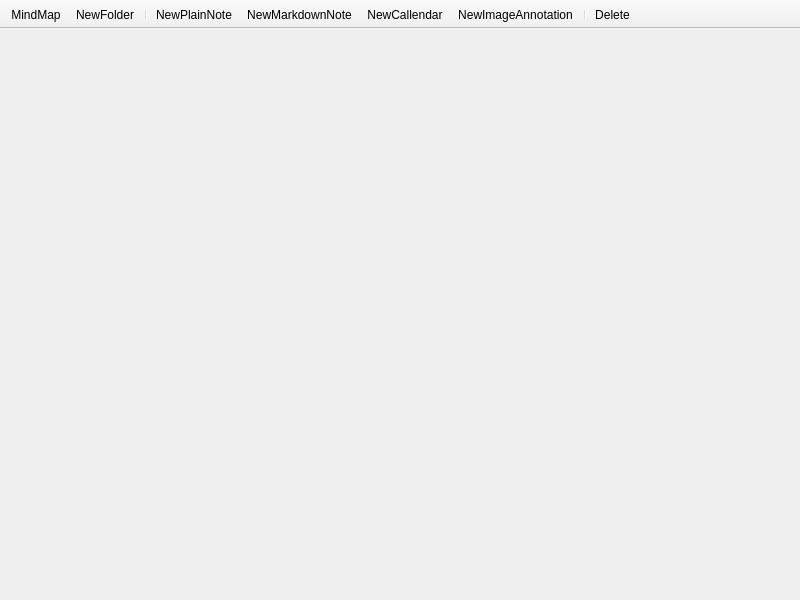
<?xml version="1.0" encoding="UTF-8"?>
<ui version="4.0">
 <class>filebrowser</class>
 <widget class="QMainWindow" name="filebrowser">
  <property name="geometry">
   <rect>
    <x>0</x>
    <y>0</y>
    <width>800</width>
    <height>600</height>
   </rect>
  </property>
  <property name="windowTitle">
   <string>MainWindow</string>
  </property>
  <widget class="QWidget" name="centralwidget">
   <layout class="QVBoxLayout" name="verticalLayout">
    <property name="spacing">
     <number>0</number>
    </property>
    <property name="leftMargin">
     <number>0</number>
    </property>
    <property name="topMargin">
     <number>0</number>
    </property>
    <property name="rightMargin">
     <number>0</number>
    </property>
    <property name="bottomMargin">
     <number>0</number>
    </property>
   </layout>
  </widget>
  <widget class="QToolBar" name="toolBar">
   <property name="windowTitle">
    <string>toolBar</string>
   </property>
   <property name="movable">
    <bool>false</bool>
   </property>
   <property name="floatable">
    <bool>false</bool>
   </property>
   <attribute name="toolBarArea">
    <enum>TopToolBarArea</enum>
   </attribute>
   <attribute name="toolBarBreak">
    <bool>false</bool>
   </attribute>
   <addaction name="actionMindMap"/>
   <addaction name="actionNewFolder"/>
   <addaction name="separator"/>
   <addaction name="actionNewPlainNote"/>
   <addaction name="actionNewMarkdownNote"/>
   <addaction name="actionNewCallendar"/>
   <addaction name="actionNewImageAnnotation"/>
   <addaction name="separator"/>
   <addaction name="actionDelete"/>
  </widget>
  <action name="actionNewFolder">
   <property name="icon">
    <iconset resource="../resources/resources.qrc">
     <normaloff>:/new/ui/AppIcons/create_new_folder.svg</normaloff>:/new/ui/AppIcons/create_new_folder.svg</iconset>
   </property>
   <property name="text">
    <string>NewFolder</string>
   </property>
   <property name="menuRole">
    <enum>QAction::MenuRole::NoRole</enum>
   </property>
  </action>
  <action name="actionNewPlainNote">
   <property name="icon">
    <iconset resource="../resources/resources.qrc">
     <normaloff>:/new/ui/AppIcons/text_ad.svg</normaloff>:/new/ui/AppIcons/text_ad.svg</iconset>
   </property>
   <property name="text">
    <string>NewPlainNote</string>
   </property>
   <property name="menuRole">
    <enum>QAction::MenuRole::NoRole</enum>
   </property>
  </action>
  <action name="actionNewMarkdownNote">
   <property name="icon">
    <iconset resource="../resources/resources.qrc">
     <normaloff>:/new/ui/AppIcons/markdown.svg</normaloff>:/new/ui/AppIcons/markdown.svg</iconset>
   </property>
   <property name="text">
    <string>NewMarkdownNote</string>
   </property>
   <property name="menuRole">
    <enum>QAction::MenuRole::NoRole</enum>
   </property>
  </action>
  <action name="actionNewCallendar">
   <property name="icon">
    <iconset resource="../resources/resources.qrc">
     <normaloff>:/new/ui/AppIcons/calendar_month.svg</normaloff>:/new/ui/AppIcons/calendar_month.svg</iconset>
   </property>
   <property name="text">
    <string>NewCallendar</string>
   </property>
   <property name="menuRole">
    <enum>QAction::MenuRole::NoRole</enum>
   </property>
  </action>
  <action name="actionNewImageAnnotation">
   <property name="icon">
    <iconset resource="../resources/resources.qrc">
     <normaloff>:/new/ui/AppIcons/image.svg</normaloff>:/new/ui/AppIcons/image.svg</iconset>
   </property>
   <property name="text">
    <string>NewImageAnnotation</string>
   </property>
   <property name="menuRole">
    <enum>QAction::MenuRole::NoRole</enum>
   </property>
  </action>
  <action name="actionDelete">
   <property name="icon">
    <iconset resource="../resources/resources.qrc">
     <normaloff>:/new/ui/AppIcons/delete.svg</normaloff>:/new/ui/AppIcons/delete.svg</iconset>
   </property>
   <property name="text">
    <string>Delete</string>
   </property>
   <property name="menuRole">
    <enum>QAction::MenuRole::NoRole</enum>
   </property>
  </action>
  <action name="actionMindMap">
   <property name="icon">
    <iconset resource="../resources/resources.qrc">
     <normaloff>:/new/ui/AppIcons/network_node.svg</normaloff>:/new/ui/AppIcons/network_node.svg</iconset>
   </property>
   <property name="text">
    <string>MindMap</string>
   </property>
   <property name="menuRole">
    <enum>QAction::MenuRole::NoRole</enum>
   </property>
  </action>
 </widget>
 <resources>
  <include location="../resources/resources.qrc"/>
 </resources>
 <connections/>
</ui>
